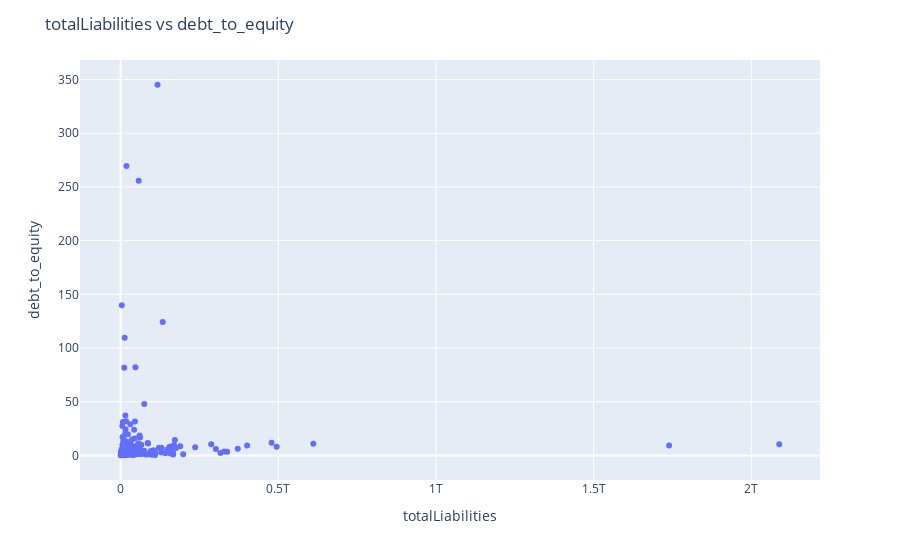

The code cell stored with this chart in its notebook:
### Code cell
metric = 'debt_to_equity'
relevant_cols = ['totalLiabilities', 'totalShareholderEquity']
x = relevant_cols[0]
hoover_data = relevant_cols[1:]
# "some financial analysts would treat a negative equity value as a special case and may avoid calculating the Debt-to-Equity ratio at all because the ratio could be misleading"
# summary = summarize_metric(df.copy(), metric, relevant_cols, x, hoover_data)
summary = index_metric_summary(df[df[metric]>0], metric, relevant_cols, x, hoover_data)

# NOTE: something is way off here because the below metrics are around five but this chart is saying its less than 1
# https://ycharts.com/companies/SPGI/debt_equity_ratio

### Figure 1 — Plotly figure (JSON) as saved in the notebook; plotly's stock layout.template omitted (floating-point values rounded to 4 significant figures; data arrays with more than 128 entries replaced by an {"elided": "..."} marker saying what was removed)
{"data": [{"customdata": {"elided": "387x2 mixed values"}, "hovertemplate": "totalLiabilities=%{x}<br>debt_to_equity=%{y}<br>symbol=%{customdata[0]}<br>totalShareholderEquity=%{customdata[1]}<extra></extra>", "legendgroup": "", "marker": {"color": "#636efa", "symbol": "circle"}, "mode": "markers", "name": "", "orientation": "v", "showlegend": false, "type": "scatter", "x": {"elided": "387 int values"}, "xaxis": "x", "y": {"elided": "387 float values"}, "yaxis": "y"}], "layout": {"hovermode": "closest", "legend": {"tracegroupgap": 0}, "margin": {"t": 60}, "title": {"text": "totalLiabilities vs debt_to_equity"}, "xaxis": {"anchor": "y", "domain": [0, 1], "title": {"text": "totalLiabilities"}}, "yaxis": {"anchor": "x", "domain": [0, 1], "title": {"text": "debt_to_equity"}}}}
